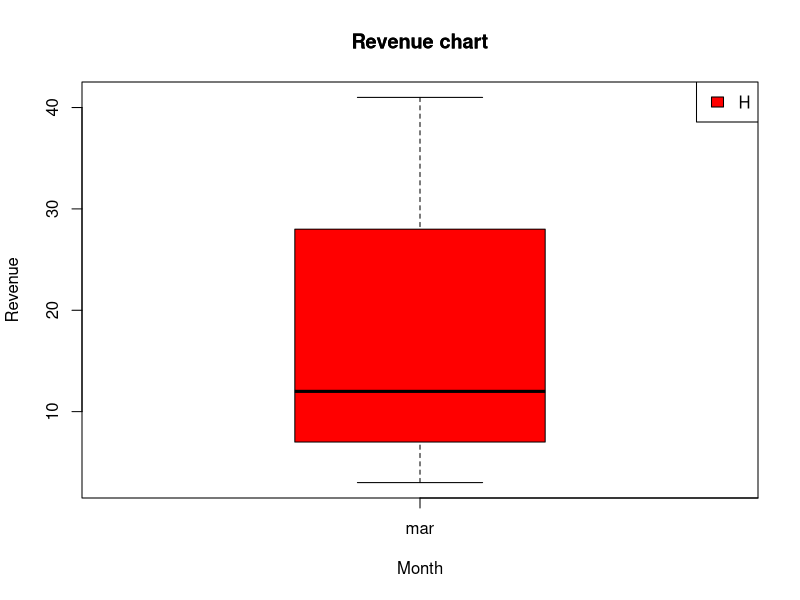

Generate this figure with R:
# Input vectors
H <- c(7, 12, 28, 3, 41)
M <- c("mar", "apr", "may", "jun", "jul")

# Create the box plot
boxplot(H, main = "Revenue chart", xlab = "Month", ylab = "Revenue",col=c("red"))

# Add labels to the x-axis
axis(1, at = 1:length(M), labels = M)

# Add a legend
legend("topright", legend = "H", fill = "red")

# Add a title to the chart
title(main = "Revenue chart")
